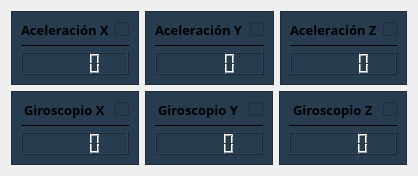
         <widget class="QWidget" name="mpu">
          <attribute name="title">
           <string>MPU6050</string>
          </attribute>
          <layout class="QGridLayout" name="gridLayout_21">
           <item row="0" column="0">
            <widget class="QFrame" name="frame">
             <property name="styleSheet">
              <string notr="true">background-color: rgb(40, 60, 79);</string>
             </property>
             <property name="frameShape">
              <enum>QFrame::Shape::StyledPanel</enum>
             </property>
             <property name="frameShadow">
              <enum>QFrame::Shadow::Raised</enum>
             </property>
             <layout class="QGridLayout" name="gridLayout_2" rowstretch="1,0,10">
              <item row="0" column="0">
               <layout class="QHBoxLayout" name="horizontalLayout_3" stretch="1,0">
                <item alignment="Qt::AlignmentFlag::AlignHCenter">
                 <widget class="QLabel" name="label">
                  <property name="font">
                   <font>
                    <family>Louis George Cafe</family>
                    <pointsize>10</pointsize>
                    <bold>true</bold>
                    <underline>false</underline>
                    <strikeout>false</strikeout>
                   </font>
                  </property>
                  <property name="text">
                   <string>Aceleración X</string>
                  </property>
                 </widget>
                </item>
                <item>
                 <widget class="QCheckBox" name="checkBox_hcsr">
                  <property name="cursor">
                   <cursorShape>PointingHandCursor</cursorShape>
                  </property>
                  <property name="text">
                   <string/>
                  </property>
                 </widget>
                </item>
               </layout>
              </item>
              <item row="1" column="0">
               <widget class="Line" name="line_3">
                <property name="maximumSize">
                 <size>
                  <width>16777215</width>
                  <height>1</height>
                 </size>
                </property>
                <property name="autoFillBackground">
                 <bool>false</bool>
                </property>
                <property name="styleSheet">
                 <string notr="true">background-color: rgb(255, 255, 255);</string>
                </property>
                <property name="frameShadow">
                 <enum>QFrame::Shadow::Plain</enum>
                </property>
                <property name="lineWidth">
                 <number>0</number>
                </property>
                <property name="midLineWidth">
                 <number>0</number>
                </property>
                <property name="orientation">
                 <enum>Qt::Orientation::Horizontal</enum>
                </property>
               </widget>
              </item>
              <item row="2" column="0">
               <widget class="QLCDNumber" name="lcdNumber"/>
              </item>
             </layout>
            </widget>
           </item>
           <item row="0" column="1">
            <widget class="QFrame" name="frame_2">
             <property name="styleSheet">
              <string notr="true">background-color: rgb(40, 60, 79);</string>
             </property>
             <property name="frameShape">
              <enum>QFrame::Shape::StyledPanel</enum>
             </property>
             <property name="frameShadow">
              <enum>QFrame::Shadow::Raised</enum>
             </property>
             <layout class="QGridLayout" name="gridLayout_3" rowstretch="1,0,10">
              <item row="0" column="0">
               <layout class="QHBoxLayout" name="horizontalLayout_5" stretch="1,0">
                <item alignment="Qt::AlignmentFlag::AlignHCenter">
                 <widget class="QLabel" name="label_3">
                  <property name="font">
                   <font>
                    <family>Louis George Cafe</family>
                    <pointsize>10</pointsize>
                    <bold>true</bold>
                    <underline>false</underline>
                    <strikeout>false</strikeout>
                   </font>
                  </property>
                  <property name="text">
                   <string>Aceleración Y</string>
                  </property>
                 </widget>
                </item>
                <item>
                 <widget class="QCheckBox" name="checkBox_hcsr_2">
                  <property name="cursor">
                   <cursorShape>PointingHandCursor</cursorShape>
                  </property>
                  <property name="text">
                   <string/>
                  </property>
                 </widget>
                </item>
               </layout>
              </item>
              <item row="1" column="0">
               <widget class="Line" name="line_4">
                <property name="maximumSize">
                 <size>
                  <width>16777215</width>
                  <height>1</height>
                 </size>
                </property>
                <property name="autoFillBackground">
                 <bool>false</bool>
                </property>
                <property name="styleSheet">
                 <string notr="true">background-color: rgb(255, 255, 255);</string>
                </property>
                <property name="frameShadow">
                 <enum>QFrame::Shadow::Plain</enum>
                </property>
                <property name="lineWidth">
                 <number>0</number>
                </property>
                <property name="midLineWidth">
                 <number>0</number>
                </property>
                <property name="orientation">
                 <enum>Qt::Orientation::Horizontal</enum>
                </property>
               </widget>
              </item>
              <item row="2" column="0">
               <widget class="QLCDNumber" name="lcdNumber_2"/>
              </item>
             </layout>
            </widget>
           </item>
           <item row="0" column="2">
            <widget class="QFrame" name="frame_3">
             <property name="styleSheet">
              <string notr="true">background-color: rgb(40, 60, 79);</string>
             </property>
             <property name="frameShape">
              <enum>QFrame::Shape::StyledPanel</enum>
             </property>
             <property name="frameShadow">
              <enum>QFrame::Shadow::Raised</enum>
             </property>
             <layout class="QGridLayout" name="gridLayout_4" rowstretch="1,0,10">
              <item row="0" column="0">
               <layout class="QHBoxLayout" name="horizontalLayout_6" stretch="1,0">
                <item alignment="Qt::AlignmentFlag::AlignHCenter">
                 <widget class="QLabel" name="label_4">
                  <property name="font">
                   <font>
                    <family>Louis George Cafe</family>
                    <pointsize>10</pointsize>
                    <bold>true</bold>
                    <underline>false</underline>
                    <strikeout>false</strikeout>
                   </font>
                  </property>
                  <property name="text">
                   <string>Aceleración Z</string>
                  </property>
                 </widget>
                </item>
                <item>
                 <widget class="QCheckBox" name="checkBox_hcsr_3">
                  <property name="cursor">
                   <cursorShape>PointingHandCursor</cursorShape>
                  </property>
                  <property name="text">
                   <string/>
                  </property>
                 </widget>
                </item>
               </layout>
              </item>
              <item row="1" column="0">
               <widget class="Line" name="line_5">
                <property name="maximumSize">
                 <size>
                  <width>16777215</width>
                  <height>1</height>
                 </size>
                </property>
                <property name="autoFillBackground">
                 <bool>false</bool>
                </property>
                <property name="styleSheet">
                 <string notr="true">background-color: rgb(255, 255, 255);</string>
                </property>
                <property name="frameShadow">
                 <enum>QFrame::Shadow::Plain</enum>
                </property>
                <property name="lineWidth">
                 <number>0</number>
                </property>
                <property name="midLineWidth">
                 <number>0</number>
                </property>
                <property name="orientation">
                 <enum>Qt::Orientation::Horizontal</enum>
                </property>
               </widget>
              </item>
              <item row="2" column="0">
               <widget class="QLCDNumber" name="lcdNumber_3"/>
              </item>
             </layout>
            </widget>
           </item>
           <item row="1" column="0" colspan="3">
            <layout class="QHBoxLayout" name="horizontalLayout_8" stretch="4,4,4">
             <item>
              <widget class="QFrame" name="frame_4">
               <property name="styleSheet">
                <string notr="true">background-color: rgb(40, 60, 79);</string>
               </property>
               <property name="frameShape">
                <enum>QFrame::Shape::StyledPanel</enum>
               </property>
               <property name="frameShadow">
                <enum>QFrame::Shadow::Raised</enum>
               </property>
               <layout class="QGridLayout" name="gridLayout_5" rowstretch="1,0,10">
                <item row="0" column="0">
                 <layout class="QHBoxLayout" name="horizontalLayout_9" stretch="1,0">
                  <item alignment="Qt::AlignmentFlag::AlignHCenter">
                   <widget class="QLabel" name="label_5">
                    <property name="font">
                     <font>
                      <family>Louis George Cafe</family>
                      <pointsize>10</pointsize>
                      <bold>true</bold>
                      <underline>false</underline>
                      <strikeout>false</strikeout>
                     </font>
                    </property>
                    <property name="text">
                     <string>Giroscopio X</string>
                    </property>
                   </widget>
                  </item>
                  <item>
                   <widget class="QCheckBox" name="checkBox_hcsr_4">
                    <property name="cursor">
                     <cursorShape>PointingHandCursor</cursorShape>
                    </property>
                    <property name="text">
                     <string/>
                    </property>
                   </widget>
                  </item>
                 </layout>
                </item>
                <item row="1" column="0">
                 <widget class="Line" name="line_6">
                  <property name="maximumSize">
                   <size>
                    <width>16777215</width>
                    <height>1</height>
                   </size>
                  </property>
                  <property name="autoFillBackground">
                   <bool>false</bool>
                  </property>
                  <property name="styleSheet">
                   <string notr="true">background-color: rgb(255, 255, 255);</string>
                  </property>
                  <property name="frameShadow">
                   <enum>QFrame::Shadow::Plain</enum>
                  </property>
                  <property name="lineWidth">
                   <number>0</number>
                  </property>
                  <property name="midLineWidth">
                   <number>0</number>
                  </property>
                  <property name="orientation">
                   <enum>Qt::Orientation::Horizontal</enum>
                  </property>
                 </widget>
                </item>
                <item row="2" column="0">
                 <widget class="QLCDNumber" name="lcdNumber_4"/>
                </item>
               </layout>
              </widget>
             </item>
             <item>
              <widget class="QFrame" name="frame_5">
               <property name="styleSheet">
                <string notr="true">background-color: rgb(40, 60, 79);</string>
               </property>
               <property name="frameShape">
                <enum>QFrame::Shape::StyledPanel</enum>
               </property>
               <property name="frameShadow">
                <enum>QFrame::Shadow::Raised</enum>
               </property>
               <layout class="QGridLayout" name="gridLayout_6" rowstretch="1,0,10">
                <item row="0" column="0">
                 <layout class="QHBoxLayout" name="horizontalLayout_10" stretch="1,0">
                  <item alignment="Qt::AlignmentFlag::AlignHCenter">
                   <widget class="QLabel" name="label_6">
                    <property name="font">
                     <font>
                      <family>Louis George Cafe</family>
                      <pointsize>10</pointsize>
                      <bold>true</bold>
                      <underline>false</underline>
                      <strikeout>false</strikeout>
                     </font>
                    </property>
                    <property name="text">
                     <string>Giroscopio Y</string>
                    </property>
                   </widget>
                  </item>
                  <item>
                   <widget class="QCheckBox" name="checkBox_hcsr_5">
                    <property name="cursor">
                     <cursorShape>PointingHandCursor</cursorShape>
                    </property>
                    <property name="text">
                     <string/>
                    </property>
                   </widget>
                  </item>
                 </layout>
                </item>
                <item row="1" column="0">
                 <widget class="Line" name="line_7">
                  <property name="maximumSize">
                   <size>
                    <width>16777215</width>
                    <height>1</height>
                   </size>
                  </property>
                  <property name="autoFillBackground">
                   <bool>false</bool>
                  </property>
                  <property name="styleSheet">
                   <string notr="true">background-color: rgb(255, 255, 255);</string>
                  </property>
                  <property name="frameShadow">
                   <enum>QFrame::Shadow::Plain</enum>
                  </property>
                  <property name="lineWidth">
                   <number>0</number>
                  </property>
                  <property name="midLineWidth">
                   <number>0</number>
                  </property>
                  <property name="orientation">
                   <enum>Qt::Orientation::Horizontal</enum>
                  </property>
                 </widget>
                </item>
                <item row="2" column="0">
                 <widget class="QLCDNumber" name="lcdNumber_5"/>
                </item>
               </layout>
              </widget>
             </item>
             <item>
              <widget class="QFrame" name="frame_6">
               <property name="styleSheet">
                <string notr="true">background-color: rgb(40, 60, 79);</string>
               </property>
               <property name="frameShape">
                <enum>QFrame::Shape::StyledPanel</enum>
               </property>
               <property name="frameShadow">
                <enum>QFrame::Shadow::Raised</enum>
               </property>
               <layout class="QGridLayout" name="gridLayout_7" rowstretch="1,0,10">
                <item row="0" column="0">
                 <layout class="QHBoxLayout" name="horizontalLayout_11" stretch="1,0">
                  <item alignment="Qt::AlignmentFlag::AlignHCenter">
                   <widget class="QLabel" name="label_7">
                    <property name="font">
                     <font>
                      <family>Louis George Cafe</family>
                      <pointsize>10</pointsize>
                      <bold>true</bold>
                      <underline>false</underline>
                      <strikeout>false</strikeout>
                     </font>
                    </property>
                    <property name="text">
                     <string>Giroscopio Z</string>
                    </property>
                   </widget>
                  </item>
                  <item>
                   <widget class="QCheckBox" name="checkBox_hcsr_6">
                    <property name="cursor">
                     <cursorShape>PointingHandCursor</cursorShape>
                    </property>
                    <property name="text">
                     <string/>
                    </property>
                   </widget>
                  </item>
                 </layout>
                </item>
                <item row="1" column="0">
                 <widget class="Line" name="line_8">
                  <property name="maximumSize">
                   <size>
                    <width>16777215</width>
                    <height>1</height>
                   </size>
                  </property>
                  <property name="autoFillBackground">
                   <bool>false</bool>
                  </property>
                  <property name="styleSheet">
                   <string notr="true">background-color: rgb(255, 255, 255);</string>
                  </property>
                  <property name="frameShadow">
                   <enum>QFrame::Shadow::Plain</enum>
                  </property>
                  <property name="lineWidth">
                   <number>0</number>
                  </property>
                  <property name="midLineWidth">
                   <number>0</number>
                  </property>
                  <property name="orientation">
                   <enum>Qt::Orientation::Horizontal</enum>
                  </property>
                 </widget>
                </item>
                <item row="2" column="0">
                 <widget class="QLCDNumber" name="lcdNumber_6"/>
                </item>
               </layout>
              </widget>
             </item>
            </layout>
           </item>
          </layout>
         </widget>
